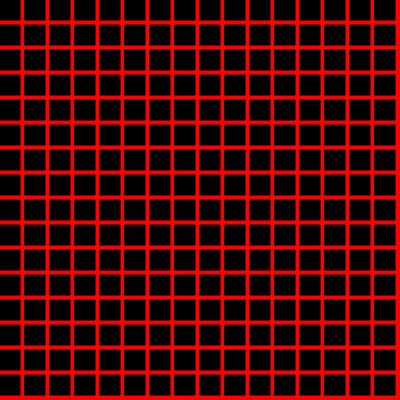
Frame 1 (no input)
Frame 60 (no input): identical to frame 1, image omitted
Frame 120 (the mouse pressed at the canvas centre since frame 60): identical to frame 1, image omitted

The p5.js sketch that drew this single still picture (run headless with seeded random() and noise() and a simulated clock; from frame 60 on, the mouse is pressed at the canvas centre):

// p5.js sketch
// ── sketch.js
let state = 0;

function setup() {
  createCanvas(400, 400);
}

function draw() {
  background(220);

  switch (state) {
    case 0:
      background("red");
      for (let j = 0; j < height; j += 25) {
        for (let i = 0; i < width; i += 25) {
          fill("black");
          rect(i, j, 20, 20);
        }
      }
      break;

    case 1:
      background("blue");

      fill("black");
      for (let j = 0; j < height; j = j + 2) {
        for (let i = 0; i < width; i++) {
          ellipse(i * 20, j * 20, 10, 10);
        }
      }
      break;

    case 2:
      background("purple");

      for (let j = 0; j < height; j += 25) {
        for (let i = 0; i < width; i += 25) {
          triangle(i * 5, j * 5, 5, 5, 5, 5);
        }
      }
      break;

    case 3:
       background("purple");

      fill(" #233067");
      for (let j = 0; j < 100; j=j+1) {
        for (let i = 0; i < 100; i=i+2) {
          rect(j * 10, i * 5, 100, 100);
        }
     }
      break;

    case 4:
      background("pink");
 
      fill("purple");
      for (let j = 0; j < height; j = j + 5) {
        for (let i = 0; i < width; i++) {
          ellipse(i * 20, j * 1, 5, 5);
        }
      }
      break;
  }
}

function mouseReleased() {
  state++;
  if (state > 4) {
    state = 0;
  }
}
